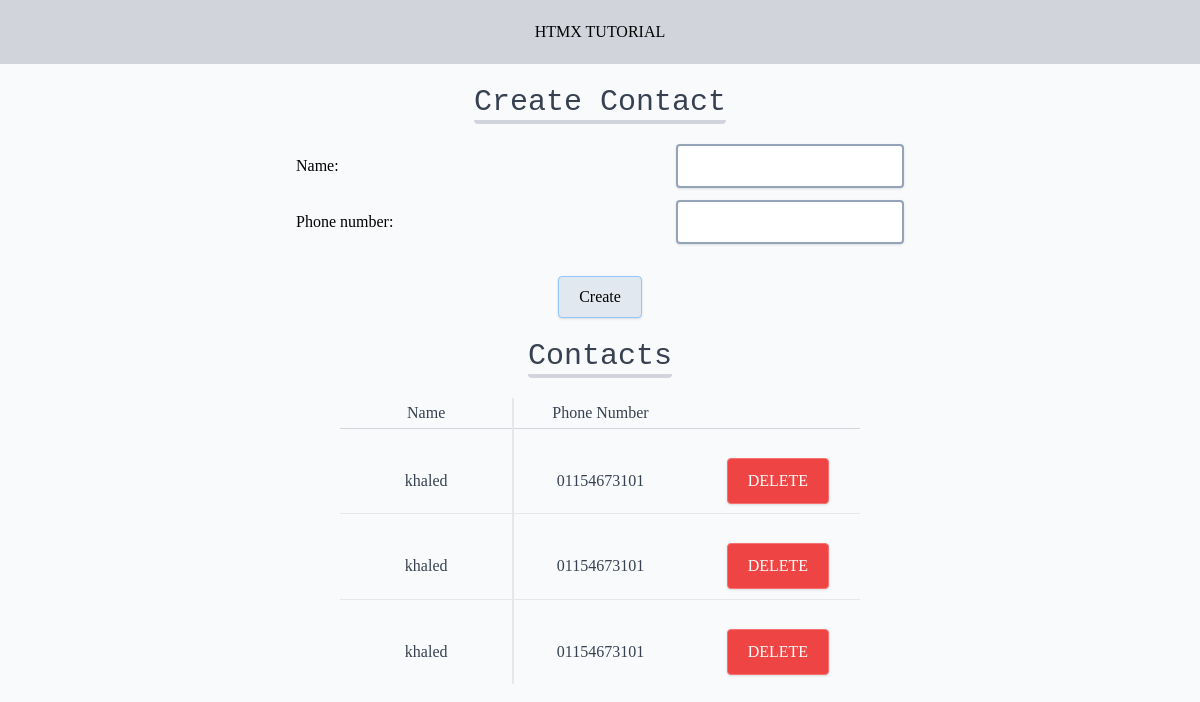
Before: / with the older database file.
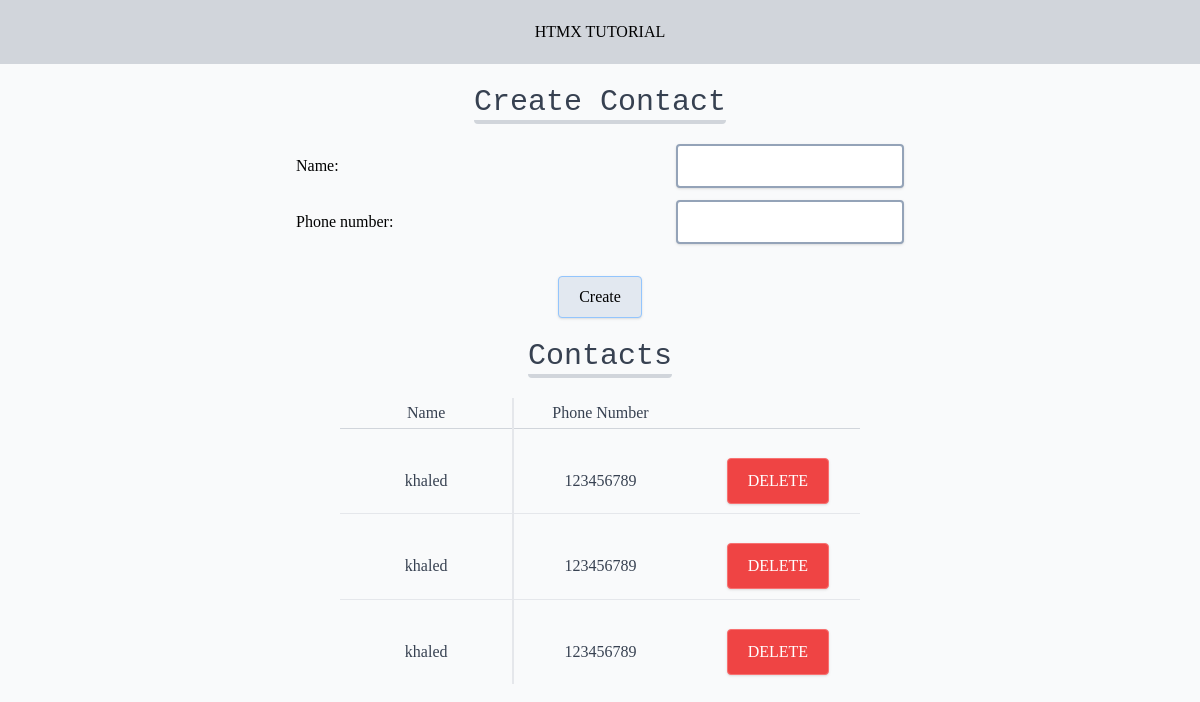
After: the same page with the newer database file.
### base/models.py (models this page shows, shortened)
class Contact(models.Model):
    name = models.CharField(max_length=200)
    phone_number=models.CharField(max_length=200)

### base/views.py (the view, shortened to what this page needs)
# urls.py: path("", views.home, name="home"),
def home(request):
    form = ContactForm()
    contacts = Contact.objects.all()
    return render(request, "base/home.html", {"form":form, 'contacts': contacts})

### base/forms.py
class ContactForm(forms.ModelForm):
    class Meta:
        fields = ["name", "phone_number"]
        model = Contact

### base/templates/base/home.html (shortened to what this page needs)
{% extends 'base.html' %}
{% block content %}
<h1 class="mx-auto prose mt-5 font-mono text-3xl border-b-4 rounded border-gray-300 w-fit">Create Contact</h1>
<form hx-post="{% url 'home' %}" hx-target='#contact-list' method="POST" class="container gap-3 mx-auto flex flex-col justify-center items-center mt-5">
    {% for field in form %}
    <div class="flex items-center justify-evenly w-full md:px-52 px-12">
        <div class="flex-1">{{ field.label_tag }}</div>
        <div class="">
            <input type="{{ field.field.widget.input_type }}"
            id="id_{{ field.name }}" name="{{field.name}}"
            class="form-input shadow rounded border-2 border-slate-400 focus:border-gray-900">
        </div>
    </div>
    {% endfor %}
    <button type="submit" class="px-5 py-2 mt-5 bg-slate-200 active:opacity-50 transition-opacity shadow rounded border border-blue-300">Create</button>
</form>
<h1 class="mx-auto prose mt-5 font-mono text-3xl border-b-4 rounded border-gray-300 w-fit">Contacts</h1>
<div id="contact-list" class="container mx-auto flex flex-col justify-center items-center mt-5">
    {% include 'base/contact_list.html' %}
</div>
{% endblock %}

### theme/templates/base.html (shortened to what this page needs)
{% load static tailwind_tags %}
<!DOCTYPE html>
<html lang="en">
	<head>
		{% tailwind_css %}
	</head>
	<body class="bg-gray-50 font-serif leading-normal tracking-normal">
		<nav class="flex justify-center p-5 bg-gray-300">
			<div class="container flex flex-row justify-center">
				<h1>HTMX TUTORIAL</h1>
			</div>
		</nav>
		{% block content %}
		{% endblock %}
	</body>
</html>

### base/templates/base/contact_list.html
{% if contacts %}
<table class="prose w-full text-center table-fixed">
    <thead>
        <td class="border-r-2">Name</td>
        <td>Phone Number</td>
    </thead>
    <tbody>
        {% for contact in contacts %}
        <tr>
            <td class="px-0 border-r-2">
                {{contact.name}}
            </td>
            <td class="px-0">
                {{contact.phone_number}}
            </td>
            <td>
                <button class="px-5 py-2 mt-5 bg-red-500 text-white active:opacity-50 transition-opacity shadow rounded border border-red-400"
                hx-trigger="click"
                hx-delete="{% url 'delete' contact.pk %}"
                hx-target="#contact-list"
                hx-confirm="Are you sure you wish to delete?"
                >
                DELETE
                </button>
            </td>
        </tr>
        {% endfor %}
    </tbody>
</table>
{% else %}
<h2 class="prose prose-2xl">No Contacts</h2>
{% endif %}

Changed rows visible on the page:
removed Contact: name "khaled", phone_number "01154673101"
removed Contact: name "khaled", phone_number "01154673101"
removed Contact: name "khaled", phone_number "01154673101"
added Contact: name "khaled", phone_number "123456789"
added Contact: name "khaled", phone_number "123456789"
added Contact: name "khaled", phone_number "123456789"
